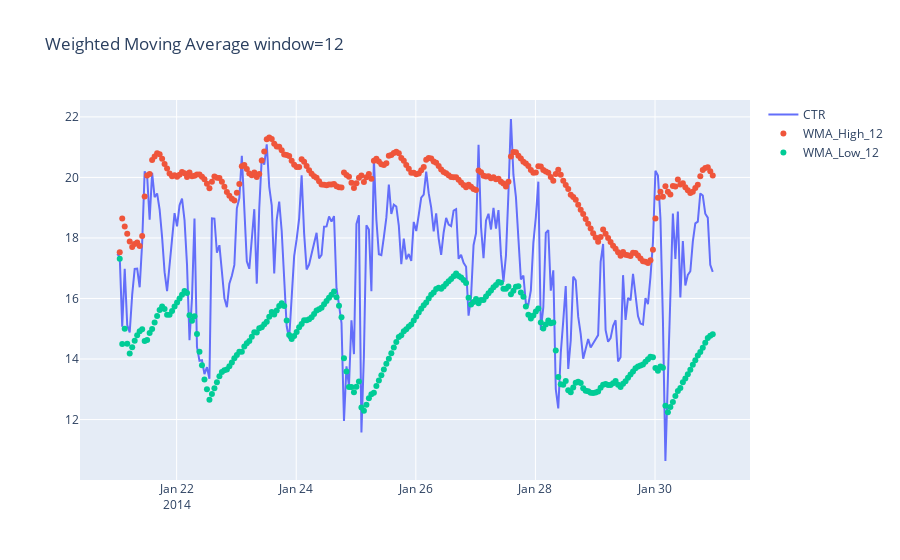

Write notebook code for a chart like this one.
### Code cell
# window = 12
dfc_ewm_12 = dfc[['CTR', 'WMA_High_12', 'WMA_Low_12']]
x_axis = dfc_ewm_12.index
y_axis_1 = dfc_ewm_12.CTR
y_axis_2 = dfc_ewm_12.WMA_High_12
y_axis_3 = dfc_ewm_12.WMA_Low_12

# Create traces
fig = go.Figure()
fig.add_trace(go.Scatter(x=x_axis, y=y_axis_1,
                    mode='lines',
                    name='CTR'))
fig.add_trace(go.Scatter(x=x_axis, y=y_axis_2,
                    mode='markers',
                    name='WMA_High_12'))
fig.add_trace(go.Scatter(x=x_axis, y=y_axis_3,
                    mode='markers', name='WMA_Low_12'))

fig.update_layout(title="Weighted Moving Average window=12")

fig.show()

### Figure 1 — Plotly figure (JSON) as saved in the notebook; plotly's stock layout.template omitted (floating-point values rounded to 4 significant figures; data arrays with more than 128 entries replaced by an {"elided": "..."} marker saying what was removed)
{"data": [{"mode": "lines", "name": "CTR", "type": "scatter", "x": {"elided": "240 str values"}, "y": {"elided": "240 float values"}}, {"mode": "markers", "name": "WMA_High_12", "type": "scatter", "x": {"elided": "240 str values"}, "y": {"elided": "240 float values"}}, {"mode": "markers", "name": "WMA_Low_12", "type": "scatter", "x": {"elided": "240 str values"}, "y": {"elided": "240 float values"}}], "layout": {"title": {"text": "Weighted Moving Average window=12"}}}
